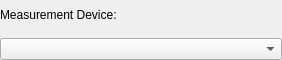
<?xml version="1.0" encoding="UTF-8"?>
<ui version="4.0">
 <class>CDeviceSelectionGuiComp</class>
 <widget class="QWidget" name="CDeviceSelectionGuiComp">
  <property name="geometry">
   <rect>
    <x>0</x>
    <y>0</y>
    <width>282</width>
    <height>60</height>
   </rect>
  </property>
  <property name="sizePolicy">
   <sizepolicy hsizetype="Expanding" vsizetype="Preferred">
    <horstretch>0</horstretch>
    <verstretch>0</verstretch>
   </sizepolicy>
  </property>
  <property name="minimumSize">
   <size>
    <width>0</width>
    <height>0</height>
   </size>
  </property>
  <property name="windowTitle">
   <string>Form</string>
  </property>
  <layout class="QVBoxLayout" name="verticalLayout">
   <property name="spacing">
    <number>11</number>
   </property>
   <property name="leftMargin">
    <number>0</number>
   </property>
   <property name="topMargin">
    <number>3</number>
   </property>
   <property name="rightMargin">
    <number>0</number>
   </property>
   <property name="bottomMargin">
    <number>0</number>
   </property>
   <item>
    <widget class="QLabel" name="label">
     <property name="sizePolicy">
      <sizepolicy hsizetype="Preferred" vsizetype="Preferred">
       <horstretch>0</horstretch>
       <verstretch>0</verstretch>
      </sizepolicy>
     </property>
     <property name="text">
      <string notr="true">Measurement Device:</string>
     </property>
    </widget>
   </item>
   <item>
    <widget class="QComboBox" name="DeviceListComboBox">
     <property name="sizePolicy">
      <sizepolicy hsizetype="Expanding" vsizetype="Fixed">
       <horstretch>0</horstretch>
       <verstretch>0</verstretch>
      </sizepolicy>
     </property>
     <property name="insertPolicy">
      <enum>QComboBox::InsertAtBottom</enum>
     </property>
    </widget>
   </item>
  </layout>
 </widget>
 <resources/>
 <connections/>
</ui>
